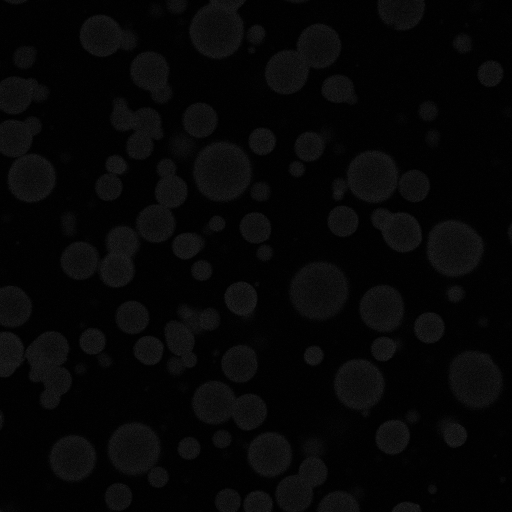
#> input picture Sample_Data/Pretxn_s3c1.tif, 1024 x 1024 px, given in place of Txn_series1_0min_sender.tif, which was not available (shown at 1/2 size); the run also reads 1 picture not shown here
$ jupyter execute --allow-errors Analysis.ipynb   (text cells are left out)
#> lines starting #> are read from the running program, lines starting #| are printed output that depends on the picture; after the words box and inside, x2 and y2 are one past the last pixel; in counts of white or black regions, pixels touching at a corner belong together; long printed decimals are rounded; pictures that were not available may be replaced by others from this repository, and a replacement may not be noted
[cell 1]
import numpy as np
import pandas as pd
import mpl_scatter_density
import matplotlib.pyplot as plt

from pyometiff import OMETIFFWriter
from matplotlib.colors import Normalize
from skimage.measure import label, regionprops
from matplotlib.colors import LinearSegmentedColormap
from scipy.ndimage import binary_dilation, gaussian_filter

[cell 2]
plt.rc('font', family = 'serif', size = 13, weight = "bold")
plt.rc('xtick', labelsize = 10)
plt.rc('ytick', labelsize = 10)
plt.rc('axes', linewidth = 2)
plt.rc('lines', linewidth = 3)
plt.rc('figure', figsize = (5, 5), dpi = 80)
plt.rc('legend', fontsize = 13)

cm = plt.cm.get_cmap('tab20')

[cell 3]
sender_image = plt.imread("./Sample_Data/Txn_series1_0min_sender.tif")
#> sender_image is the input picture: shape (1024, 1024) uint16; min 13, max 13452, mean 1668.6
receiver_image = plt.imread("./Sample_Data/Txn_series1_0min_receiver.tif")

[cell 4]
fig = plt.figure(figsize=(11, 5), dpi = 80)

plt.subplot(1, 2, 1)
plt.title("Sender Channel (Raw)")
plt.imshow(sender_image, cmap="gray")

plt.subplot(1, 2, 2)
plt.title("Receiver Channel (Raw)")
plt.imshow(receiver_image, cmap="gray")

plt.tight_layout()
plt.show()

[cell 5]
def save_ome_tif(filename, img):
    """
    Save the ome.tif file.
    """
    writer = OMETIFFWriter(fpath = filename, array = img, metadata = {})
    writer.write()

[cell 6]
def droplet_detection(sender_image, receiver_image):
    """
    Identify the locations of the sender and receiver droplets.
    """
    # Create Binary for better signal to noise
    binary = sender_image > (sender_image.mean() + sender_image.std())
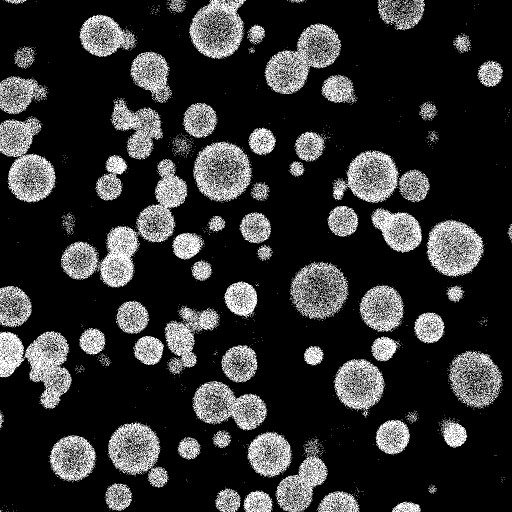
#> binary: shape (1024, 1024) bool (shown at 1/2 size); 18.4% white in thin lines or dots

    # use labeling function to identify connected blobs
    label_im = label(binary)
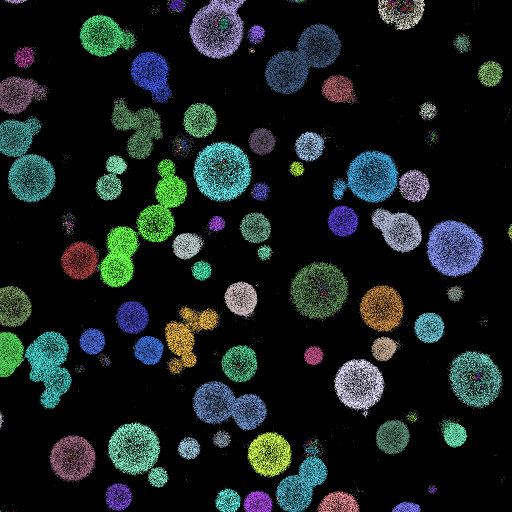
#> label_im: shape (1024, 1024) int32 (shown at 1/2 size); 2889 distinct labels, from 0 to 2888; one colour per label, 0 black
    blob_lists = regionprops(label_im)
#> blob_lists = 2888 regions; largest, box (x1, y1, x2, y2) and area: (194, 318, 375, 575) 11027, (0, 234, 111, 405) 7742, (529, 47, 683, 188) 7023, (853, 440, 968, 554) 6620, (49, 662, 144, 818) 6372

    # Remove small blobs
    senders = [i for i in blob_lists if i.area > 500]
#> senders = 59 regions; largest, box (x1, y1, x2, y2) and area: (194, 318, 375, 575) 11027, (0, 234, 111, 405) 7742, (529, 47, 683, 188) 7023, (853, 440, 968, 554) 6620, (49, 662, 144, 818) 6372

    # Mask to document all sender locations
    mask = np.zeros_like(binary)
    for i in senders:
        minr, minc, maxr, maxc = i.bbox
        mask[minr:maxr, minc:maxc] = 1
#> this loop made 59 passes
#> (minr, minc, maxr, maxc) on passes 1 to 12: (0, 378, 118, 492), (0, 755, 60, 850), (29, 159, 114, 271), (47, 529, 188, 683), (49, 494, 87, 530), (94, 30, 136, 69), (103, 261, 206, 344), (121, 955, 174, 1006), (149, 644, 206, 711), (153, 0, 228, 94), (199, 220, 319, 326), (206, 365, 276, 433)
#> mask: shape (1024, 1024) bool; 41.1% white; 42 white regions, largest, box (x1, y1, x2, y2) and area: (122, 29, 409, 575) 84549, (494, 47, 711, 206) 25342, (384, 690, 534, 896) 21438

    # Create Binary for better signal to noise
    binary = receiver_image > (receiver_image.mean() + receiver_image.std())
#> binary: shape (1024, 1024) bool; 18.7% white in thin lines or dots

    # use labeling function to identify connected blobs
    label_im = label(binary)
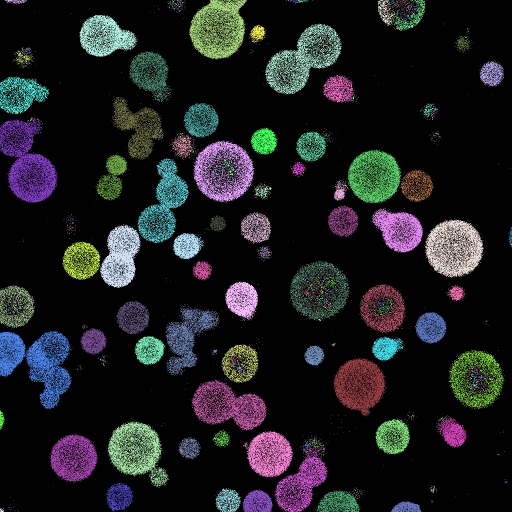
#> label_im: shape (1024, 1024) int32 (shown at 1/2 size); 3059 distinct labels, from 0 to 3058; one colour per label, 0 black
    blob_lists = regionprops(label_im)
#> blob_lists = 3058 regions; largest, box (x1, y1, x2, y2) and area: (0, 662, 144, 818) 8836, (0, 236, 115, 406) 7950, (849, 439, 968, 556) 7742, (378, 0, 494, 119) 7552, (215, 843, 338, 974) 6804

    # Remove small blobs
    receivers = [i for i in blob_lists if i.area > 500]
#> receivers = 58 regions; largest, box (x1, y1, x2, y2) and area: (0, 662, 144, 818) 8836, (0, 236, 115, 406) 7950, (849, 439, 968, 556) 7742, (378, 0, 494, 119) 7552, (215, 843, 338, 974) 6804

    # Extract receiver droplets
    true_receivers = []
    for i in receivers:
        minr, minc, maxr, maxc = i.bbox
        if mask[int((minr+maxr)/2), int((minc+maxc)/2)] == 0:
            true_receivers.append(i)
#> this loop made 58 passes
#> (minr, minc, maxr, maxc) on passes 1 to 12: (0, 378, 119, 494), (0, 755, 51, 791), (0, 789, 61, 850), (30, 158, 114, 275), (47, 530, 189, 683), (50, 501, 87, 531), (103, 258, 199, 339), (122, 959, 173, 1008), (150, 646, 205, 708), (153, 0, 228, 98), (194, 225, 320, 327), (206, 367, 275, 437)
#> after the loop, true_receivers = 1 regions; box (x1, y1, x2, y2) and area: (343, 271, 385, 316) 667

    return senders, true_receivers

[cell 7]
senders, receivers = droplet_detection(sender_image, receiver_image)
#> receivers has the same summary as true_receivers in droplet_detection

[cell 8]
def droplet_detection_single_channel(image):
    """
    Identify the locations of the droplets.
    """
    # Create Binary for better signal to noise
    binary = image > (image.mean() + image.std())

    # use labeling function to identify connected blobs
    label_im = label(binary)
    blob_lists = regionprops(label_im)
#> blob_lists = 2888 regions; largest, box (x1, y1, x2, y2) and area: (194, 318, 375, 575) 11027, (0, 234, 111, 405) 7742, (529, 47, 683, 188) 7023, (853, 440, 968, 554) 6620, (49, 662, 144, 818) 6372

    # Remove small blobs
    droplets = [i for i in blob_lists if i.area > 500]
#> droplets has the same summary as senders in droplet_detection

    return droplets

[cell 9]
droplets = droplet_detection_single_channel(sender_image)
#> droplets has the same summary as senders in droplet_detection

[cell 10]
def droplet_value_extraction_v2(droplets, image, filename = False, dilation = False):
    """
    Extract the intensity value of the droplets. Can save as a txt file for later plotting.
    """
#> called with filename = False, dilation = False

    values = []

    if dilation:

        for blob in droplets:

            minr, minc, maxr, maxc = blob.bbox
            blob_img = image[minr:maxr, minc:maxc]
            vals = blob_img[binary_dilation(blob.image)]
            values.append(vals)

        values = np.concatenate(values)

    else:

        for blob in droplets:

            minr, minc, maxr, maxc = blob.bbox
            blob_img = image[minr:maxr, minc:maxc]
            vals = blob_img[blob.image]
            values.append(vals)
#> this loop made 59 passes
#> pass 1, in droplet_value_extraction_v2, `blob_img = image[minr:maxr, minc:maxc]`:
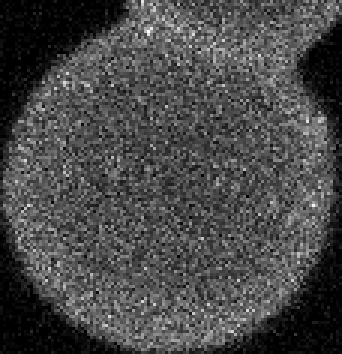
#> blob_img: shape (118, 114) uint16 (shown 3 times larger); min 100, max 19106, mean 5493.6; drawn with min black and max white

        values = np.concatenate(values)

    if filename: np.savetxt(filename, values, fmt='%f')

    return values

[cell 11]
sender_values = droplet_value_extraction_v2(senders, receiver_image)

print("Mean:\t{:.2f}\nStd:\t{:.2f}\nMin:\t{:.2f}\nMax:\t{:.2f}".format(np.mean(sender_values), np.std(sender_values), np.min(sender_values), np.max(sender_values)))
#| Mean:	6385.55
#| Std:	2474.08
#| Min:	122.00
#| Max:	43046.00

[cell 12]
figure = plt.figure(figsize = (8, 6), dpi = 80)

plt.hist(sender_values, bins = 1000, color = 'grey')
plt.title("Sender Droplets", weight = "bold")
plt.xlabel("Fluorescence Intensity (a.u.)", weight = "bold")
plt.ylabel("Frequency", weight = "bold")
plt.xlim(0, 20000)
plt.show()
#> figure, not shown here; tallest bar 1375 high, from x = 6088.4 to 6131.4

[cell 13]
receiver_values = droplet_value_extraction_v2(receivers, receiver_image, dilation = True)
#> the loop in droplet_value_extraction_v2 (call 2), `for blob in droplets: ` made 1 pass

print("Mean:\t{:.2f}\nStd:\t{:.2f}\nMin:\t{:.2f}\nMax:\t{:.2f}".format(np.mean(receiver_values), np.std(receiver_values), np.min(receiver_values), np.max(receiver_values)))
#| Mean:	5455.20
#| Std:	2098.09
#| Min:	290.00
#| Max:	12424.00

[cell 14]
figure = plt.figure(figsize = (8, 6), dpi = 80)

plt.hist(receiver_values, bins = 1000, color = 'grey')
plt.title("Receiver Droplets", weight = "bold")
plt.xlabel("Fluorescence Intensity (a.u.)", weight = "bold")
plt.ylabel("Frequency", weight = "bold")
plt.xlim(0, 20000)
plt.show()

[cell 15]
def droplet_annotation(image, droplet, RAW = False, filename = False):
    """
    Saves the image with droplets annotated.

    RAW = True -> plots the raw image.

    RAW = False -> plots the amplified binary image.

    Set up a filename to save the image.
    """
#> called with RAW = False, filename = './Sample_Data/test.png'

    figure = plt.figure(figsize=(8, 8), dpi = 80)

    ax = plt.subplot(1,1,1)

    if RAW:
        plt.imshow(image, cmap = "gray")
    else:
        binary = image > (image.mean() + image.std())
        plt.imshow(binary, cmap = "gray")


    for i in droplet:
        minr, minc, maxr, maxc = i.bbox
        rect = plt.Rectangle((minc, minr), maxc - minc, maxr - minr,
                                  fill=False, edgecolor='red', linewidth=2, alpha=.8)
        ax.add_patch(rect)
        ax.set_axis_off()
#> this loop made 59 passes

    if filename:
        plt.savefig(filename, bbox_inches='tight', pad_inches=0)

    plt.show()

[cell 16]
print("Sender Droplets")
droplet_annotation(receiver_image, senders, RAW = False, filename = "./Sample_Data/test.png")

[cell 17]
print("Receiver Droplets")
droplet_annotation(receiver_image, receivers, RAW = False)
#> the loop in droplet_annotation (call 2), `for i in droplet:` made 1 pass

[cell 18]
blank = np.zeros_like(sender_image)

for droplet in senders:

    minr, minc, maxr, maxc = droplet.bbox

    cropped = receiver_image[minr:maxr, minc:maxc]

    mask = droplet.image

    for r in range(minr, maxr):
        for c in range(minc, maxc):
            r_r = r - minr
            r_c = c - minc
            if mask[r_r, r_c]:
                blank[r, c] = cropped[r_r, r_c]

figure = plt.figure(figsize=(8, 8), dpi = 80)

plt.title("Sender Droplets")

plt.imshow(blank, cmap = 'gray')

plt.axis(False)

# save_ome_tif("Txn_series6_30min_sender_cropped.tif", blank.reshape(1, 2048, 2048))

plt.show()

[cell 19]
blank = np.zeros_like(sender_image)

for droplet in receivers:

    minr, minc, maxr, maxc = droplet.bbox

    cropped = receiver_image[minr:maxr, minc:maxc]

    mask = droplet.image

    for r in range(minr, maxr):
        for c in range(minc, maxc):
            r_r = r - minr
            r_c = c - minc
            if mask[r_r, r_c]:
                blank[r, c] = cropped[r_r, r_c]
#> this loop made 1 pass

figure = plt.figure(figsize=(8, 8), dpi = 80)

plt.title("Receiver Droplets")

plt.imshow(blank, cmap = 'gray')

plt.axis(False)

# save_ome_tif("Txn_series6_30min_receiver_cropped.tif", blank.reshape(1, 2048, 2048))

plt.show()

[cell 20]
series_sender_values, series_receiver_values = [], []

#> (the rest of this cell did not finish here and is left out)

#> the loop in droplet_detection (call 2), `for i in senders:` made 59 passes
#> the loop in droplet_detection (call 2), `for i in receivers:` made 58 passes
    sender_value = droplet_value_extraction_v2(senders, receiver_image)
    receiver_value = droplet_value_extraction_v2(receivers, receiver_image, dilation = True)
    series_sender_values.append(sender_value)
    series_receiver_values.append(receiver_value)

[cell 21]
fig, (ax1, ax2) = plt.subplots(nrows=1, ncols=2, figsize=(8, 3.5))

#> (the rest of this cell did not finish here and is left out)

[cell 22]
fig, (ax1, ax2) = plt.subplots(nrows=1, ncols=2, figsize=(12, 3.5))

ax1.hist(series_sender_values[0], bins = 1000, color = 'grey')
#> (the rest of this cell did not finish here and is left out)

[cell 23]
img1 = plt.imread("./Sample_Data/Txn_25min_s3c1.tif")
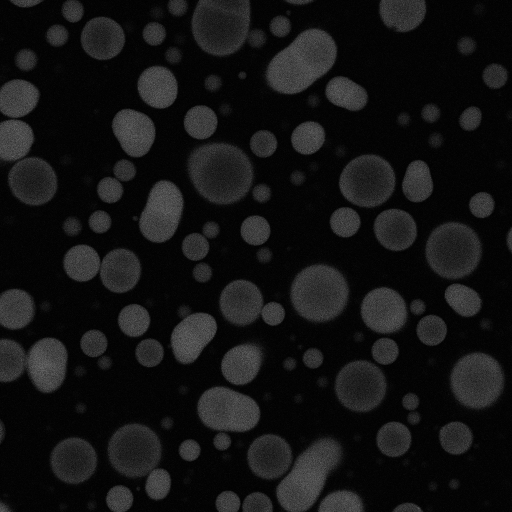
#> input picture Sample_Data/Txn_25min_s3c1.tif, 1024 x 1024 px (shown at 1/2 size)
#> img1 is the input picture: shape (1024, 1024) uint16; min 34, max 39334, mean 5047.7

img2 = plt.imread("./Sample_Data/Txn_25min_s3c2.tif")
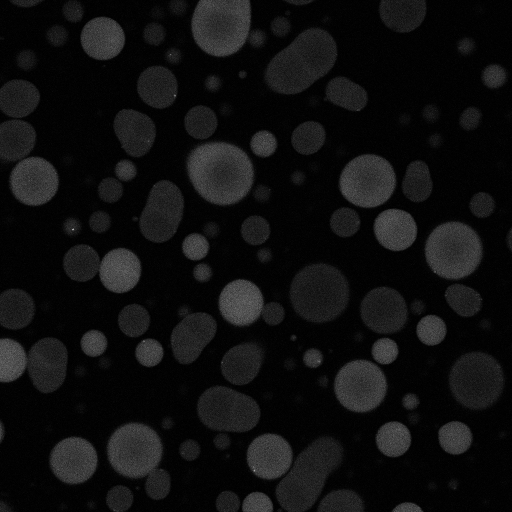
#> input picture Sample_Data/Txn_25min_s3c2.tif, 1024 x 1024 px (shown at 1/2 size)
#> img2 is the input picture: shape (1024, 1024) uint16; min 104, max 53115, mean 3981.5

[cell 24]
fig = plt.figure(figsize=(11, 5), dpi = 80)

plt.subplot(1, 2, 1)
plt.title("Blue Channel (Raw)")
plt.imshow(img1, cmap="gray")

plt.subplot(1, 2, 2)
plt.title("Green Channel (Raw)")
plt.imshow(img2, cmap="gray")

plt.tight_layout()
plt.show()

[cell 25]
# Create Binary for better signal to noise
binary = img2 > (img2.mean() + 0.0*img2.std())
#> binary: shape (1024, 1024) bool; 31.8% white; 3103 white regions (3003 under 20 px), largest, box (x1, y1, x2, y2) and area: (492, 865, 687, 1024) 18020, (369, 280, 512, 414) 14033, (0, 238, 120, 414) 12765

# use labeling function to identify connected blobs
label_im = label(binary)
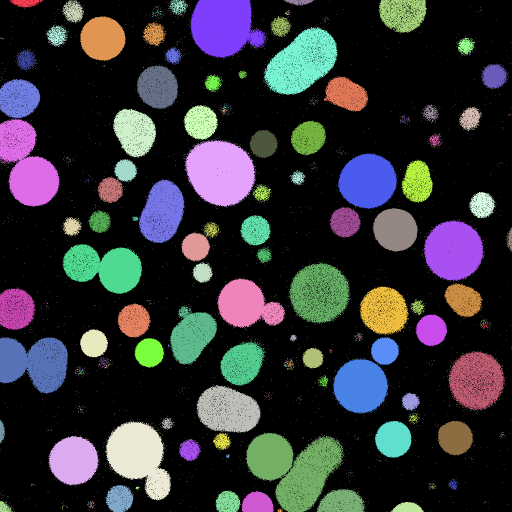
#> label_im: shape (1024, 1024) int32 (shown at 1/2 size); 3104 distinct labels, from 0 to 3103; one colour per label, 0 black
blob_lists = regionprops(label_im)

# Remove small blobs
droplets = [i for i in blob_lists if i.area > 200]

plt.figure(figsize = (12, 6), dpi = 80)

plt.subplot(1, 2, 1)
plt.title("Green Droplet")
plt.imshow(img2, cmap = 'gray')

ax = plt.subplot(1, 2, 2)
plt.title("Green Droplet (Binary)")
plt.imshow(binary, cmap = 'gray')
for i in droplets:
    minr, minc, maxr, maxc = i.bbox
    rect = plt.Rectangle((minc, minr), maxc - minc, maxr - minr,
                              fill=False, edgecolor='red', linewidth=2, alpha=.8)
    ax.add_patch(rect)
    ax.set_axis_off()
#> this loop made 83 passes

plt.tight_layout()
plt.show()

[cell 26]
val1, val2 = [], []

for droplet in droplets:

    # get the boundary
    minr, minc, maxr, maxc = droplet.bbox

    # img1 values
    blob_img = img1[minr:maxr, minc:maxc]
    vals = blob_img[binary_dilation(droplet.image)]
    val1.append(vals.flatten())

    # img2 values
    blob_img = img2[minr:maxr, minc:maxc]
    vals = blob_img[binary_dilation(droplet.image)]
    val2.append(vals.flatten())

[cell 27]
white_viridis = LinearSegmentedColormap.from_list('white_viridis', [
    (0, '#ffffff'),
    (1e-20, '#440053'),
    (0.2, '#404388'),
    (0.4, '#2a788e'),
    (0.6, '#21a784'),
    (0.8, '#78d151'),
    (1, '#fde624'),
], N=256)

fig = plt.figure(figsize=(6, 6), dpi = 80)
#> (the rest of this cell did not finish here and is left out)

#> (a cell that did not finish here is left out)

#> (a cell that did not finish here is left out)

#> (a cell that did not finish here is left out)

[cell 31]
fig, (ax1, ax2) = plt.subplots(nrows=1, ncols=2, figsize=(8, 3.5))

#> (the rest of this cell did not finish here and is left out)

[cell 32]
def adv_concat(lst):
    try:
        lst = np.concatenate(lst)
    except:
        lst = np.array(lst)
    return lst

d5, d7_5, d10, d20, d30, d40, d50 = [], [], [], [], [], [], []

#> (the rest of this cell did not finish here and is left out)

[cell 33]
fig, (ax1, ax2) = plt.subplots(nrows=1, ncols=2, figsize=(9, 3.5))

#> (the rest of this cell did not finish here and is left out)

[cell 34]
def droplet_value_extraction(droplets, image, filename = False, threshold = .75):
    """
    Extract the intensity value of the droplets. Can save as a txt file for later plotting.
    """
#> called with filename = False, threshold = 0.75

    values = []

    for blob in droplets:

        minr, minc, maxr, maxc = blob.bbox
        blob_img = image[minr:maxr, minc:maxc]
        vals = blob_img.flatten()
        background = np.quantile(image.flatten(), threshold)

        # Remove the background values
        vals = vals[vals > background]
        values.append(vals)

    values = np.concatenate(values)

    if filename: np.savetxt(filename, values, fmt='%f')

    return values

[cell 35]
sender_values = droplet_value_extraction(senders, receiver_image)

print("Mean:\t{:.2f}\nStd:\t{:.2f}\nMin:\t{:.2f}\nMax:\t{:.2f}".format(np.mean(sender_values), np.std(sender_values), np.min(sender_values), np.max(sender_values)))
#| Mean:	6872.73
#| Std:	2071.92
#| Min:	3983.00
#| Max:	47793.00

plt.hist(sender_values, bins = 1000)
plt.xlim(0, 20000)
plt.show()
#> figure, not shown here; tallest bar 2449 high, from x = 5691.6 to 5735.4

[cell 36]
receiver_values = droplet_value_extraction(receivers, receiver_image,\
                                           threshold = .75)
#> the loop in droplet_value_extraction (call 2), `for blob in droplets: ` made 1 pass

print("Mean:\t{:.2f}\nStd:\t{:.2f}\nMin:\t{:.2f}\nMax:\t{:.2f}".format(np.mean(receiver_values), np.std(receiver_values), np.min(receiver_values), np.max(receiver_values)))
#| Mean:	6119.92
#| Std:	1670.75
#| Min:	3983.00
#| Max:	12424.00


plt.hist(receiver_values, bins = 1000)
plt.xlim(0, 20000)
plt.show()
#> figure, not shown here; tallest bar 11 high, from x = 4405.1 to 4413.5
np.mean(receiver_values)
#> Out = 6119.9

[cell 37]
senders, receivers = droplet_detection(sender_image, receiver_image)
#> the loop in droplet_detection (call 3), `for i in senders:` made 58 passes
#> after the loop in droplet_detection (call 3), `for i in senders:`:
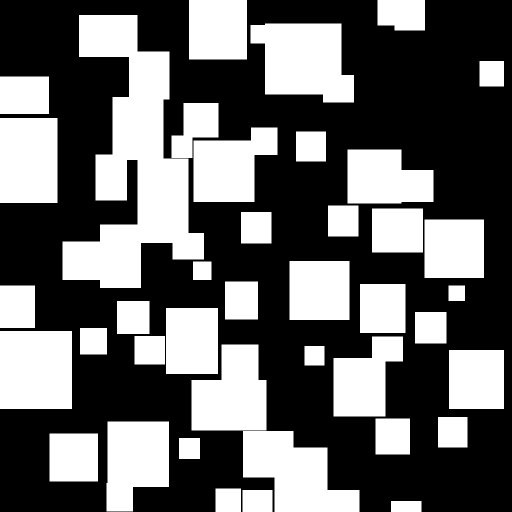
#> mask: shape (1024, 1024) bool (shown at 1/2 size); 40.5% white; 40 white regions, largest, box (x1, y1, x2, y2) and area: (125, 30, 408, 576) 71112, (501, 47, 708, 205) 24766, (486, 862, 719, 1024) 23603
#> the loop in droplet_detection (call 3), `for i in receivers:` made 58 passes

[cell 38]
droplet_annotation(receiver_image, senders, RAW = False)
#> call 3 of droplet_annotation, with RAW = False, filename = False
#> the loop in droplet_annotation (call 3), `for i in droplet:` made 58 passes
#> in droplet_annotation (call 3), `plt.show()`:
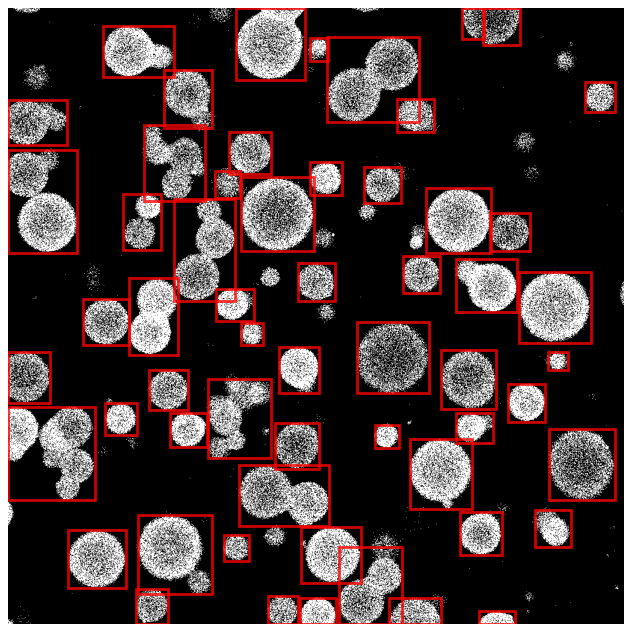
#> figure drawn by matplotlib, 1 panel
droplet_annotation(receiver_image, receivers, RAW = False)

#> (a cell that did not finish here is left out)

[cell 40]
minx, miny, maxx, maxy = droplet.bbox
minx, miny, maxx, maxy, (maxx-minx)*(maxy-miny)
#> Out = (1004, 781, 1024, 847, 1320)

[cell 41]
plt.imshow(receiver_image[minx:maxx, miny:maxy], cmap = 'gray')

[cell 42]
plt.imshow(droplet.image, cmap = 'gray')

[cell 43]
from scipy.ndimage.morphology import binary_dilation

plt.imshow(binary_dilation(droplet.image), cmap = 'gray')
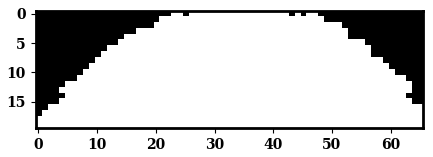
#> figure drawn by matplotlib, 1 panel

[cell 44]
values = receiver_image[minx:maxx, miny:maxy][droplet.image]
np.min(values), np.max(values), np.mean(values), np.std(values)
#> Out = (137, 18415, 8039.6, 2981.7)

[cell 45]
for droplet in senders:
    minx, miny, maxx, maxy = droplet.bbox
    values = receiver_image[minx:maxx, miny:maxy][droplet.image]
    print(np.min(values), np.max(values), np.mean(values), np.std(values))
#> this loop made 58 passes
#| 5224 19106 7799.677 1952.578
#| 5224 13821 6961.894 1478.395
#| 5224 13304 6884.465 1375.496
#| 5224 17633 7842.841 1923.436
#| 5224 17424 7189.421 1567.396
#| 5228 17060 7819.567 1987.082
#| 5224 29332 7268.484 1759.301
#| 5225 20127 7366.010 1644.427
#> (further printed lines are left out)

[cell 46]
ctr = 0
for droplet in receivers:
    minx, miny, maxx, maxy = droplet.bbox
    values = receiver_image[minx:maxx, miny:maxy][droplet.image]
    print(ctr, droplet.area, np.min(values), np.max(values), np.mean(values), np.std(values))
    ctr+=1
#> this loop made 0 passes
